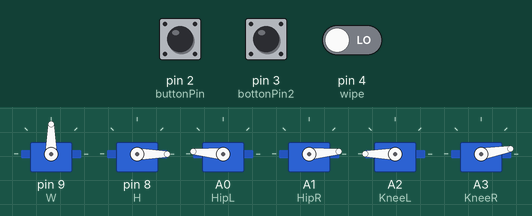
This sketch was run on a simulated Arduino Uno, built with avr-gcc and run on an emulated ATmega328P. Parts: 6 × servo. Inputs (shaded band) come from the test bench; at power-on: pin 4 (wipe) LOW, pin 3 (bottonPin2) LOW, pin 2 (buttonPin) LOW.

Above: at 1.2 s.
1.3 s: pin 4 (wipe) driven HIGH
At 1.75 s:
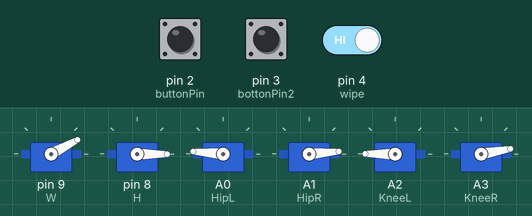
4.3 s: pin 3 (bottonPin2) pulled HIGH for 3.2 s
At 7.01 s:
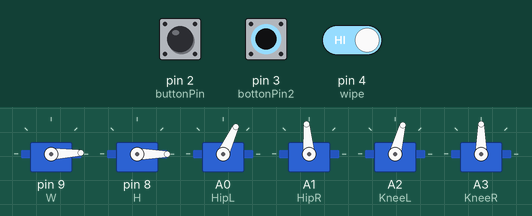
9.5 s: pin 3 (bottonPin2) pulled HIGH for 1 s
At 12.68 s:
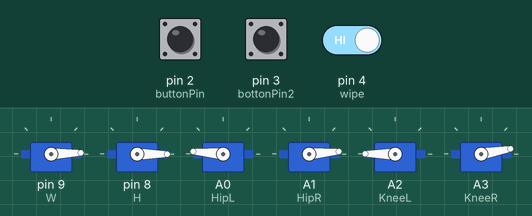
13.5 s: pin 4 (wipe) driven LOW
Timing chart, 0 to 17.0 s (numbered marks = the images above; inputs shaded):
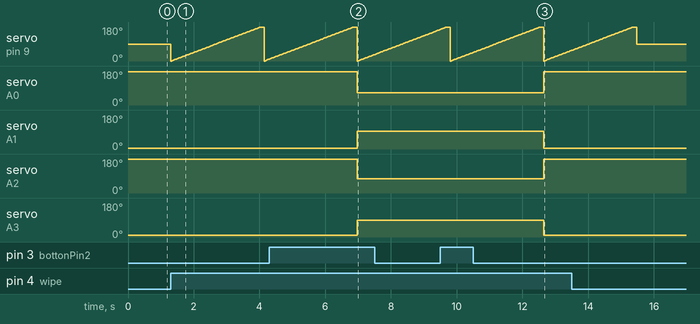

Measured:
- after the input at 4.3 s, servo on A0 (HipL): 175° → 65° after 2.7 s; servo on A1 (HipR): 5° → 95° after 2.7 s; servo on A2 (KneeL): 180° → 75° after 2.7 s; servo on A3 (KneeR): 10° → 90° after 2.7 s
- after the input at 9.5 s, servo on A0 (HipL): 65° → 175° after 3.1 s instead of 0.31 s; servo on A1 (HipR): 95° → 5° after 3.1 s instead of 0.31 s; servo on A2 (KneeL): 75° → 180° after 3.1 s instead of 0.31 s; servo on A3 (KneeR): 90° → 10° after 3.1 s instead of 0.31 s

The sketch:

hummanoid_extension.ino
```cpp
#include <Servo.h>
Servo W;
Servo H;

Servo HipL, HipR, KneeL, KneeR;

int S1 = 5;
int S2 = 6;
const int buttonPin = 2;
const int bottonPin2= 3;
int buttonState = 0;
int buttonState2 = 0;
int buttonState3 = 0;
const int wipe = 4;

int pos = 180;
int pos1 =0;
int C1,C2,Z,z;
void setup() {
  W.attach(9);
  H.attach(8);
  pinMode(buttonPin, INPUT);
  pinMode(wipe,INPUT);
  HipL.attach(A0);
  HipR.attach(A1);
  KneeL.attach(A2);
  KneeR.attach(A3);

  HipL.write(175);   //180 // 135 //65
  HipR.write(5);     // 5  // 45  //95
 KneeL.write(180);  //180 // 150  //75 sit
  KneeR.write(10);   // 15 // 40  //90  Sit

  Serial.begin(57600);
 }


//////////////////////////Sweep/////////////////////////////
void sweep()
{
  for (pos = 0; pos <= 180; pos += 1) {
    // in steps of 1 degree
    W.write(pos);
    delay(15);
  }
}

void loop() {


  buttonState = digitalRead(buttonPin);
    if (buttonState == HIGH) {
  HipL.write(135);
  HipR.write(45);
  KneeL.write(150);
  KneeR.write(40);

  } else {

  HipL.write(175);   //180 // 135 //65
  HipR.write(5);     // 5  // 45  //95
 KneeL.write(180);  //180 // 150  //75 sit
  KneeR.write(10);   // 15 // 40  //90  Sit
  }

  buttonState2 = digitalRead(bottonPin2);
    if (buttonState2 == HIGH) {

  HipL.write(65);
  HipR.write(95);
  KneeL.write(75);
  KneeR.write(90);

  } else {

  HipL.write(175);   //180 // 135 //65
  HipR.write(5);     // 5  // 45  //95
 KneeL.write(180);  //180 // 150  //75 sit
  KneeR.write(10);   // 15 // 40  //90  Sit
  }

  ////////////////////////////////////////////////////////////////////////

  buttonState3 = digitalRead(wipe);
    if (buttonState3 == HIGH)
  {
  sweep();
  delay(100);
  }
  else
  {
    W.write(90);
  }

  if(S1==HIGH){
    C1=1;
  }
  else{
    C1=0;
  }
  if(C1==1){
    Z=++z;
    delay(5);
    if (Z > 90 ) {
    Z=90;
    }
    else if (Z < 0) {
    Z = 0;
  }
  else {
    Z = Z;
  }
  }
  if(S2==HIGH){
    C2=1;
  }
  else{
    C2=0;
  }
  if(C2==1){
    Z=--z;
    delay(5);
    if (Z > 90 ) {
    Z=90;
    }
    else if (Z < 0) {
    Z = 0;
  }
  else {
    Z = Z;
  }
  }
  H.write(Z);
  z = Z;
  delay(5);
  }

  /*
  2 = knee bend  --- A0
  3 = sit        --- A1
  4 = wiping     ---
  5 = hand up    --- A2
  6 = hand down  --- A3
  */
```
